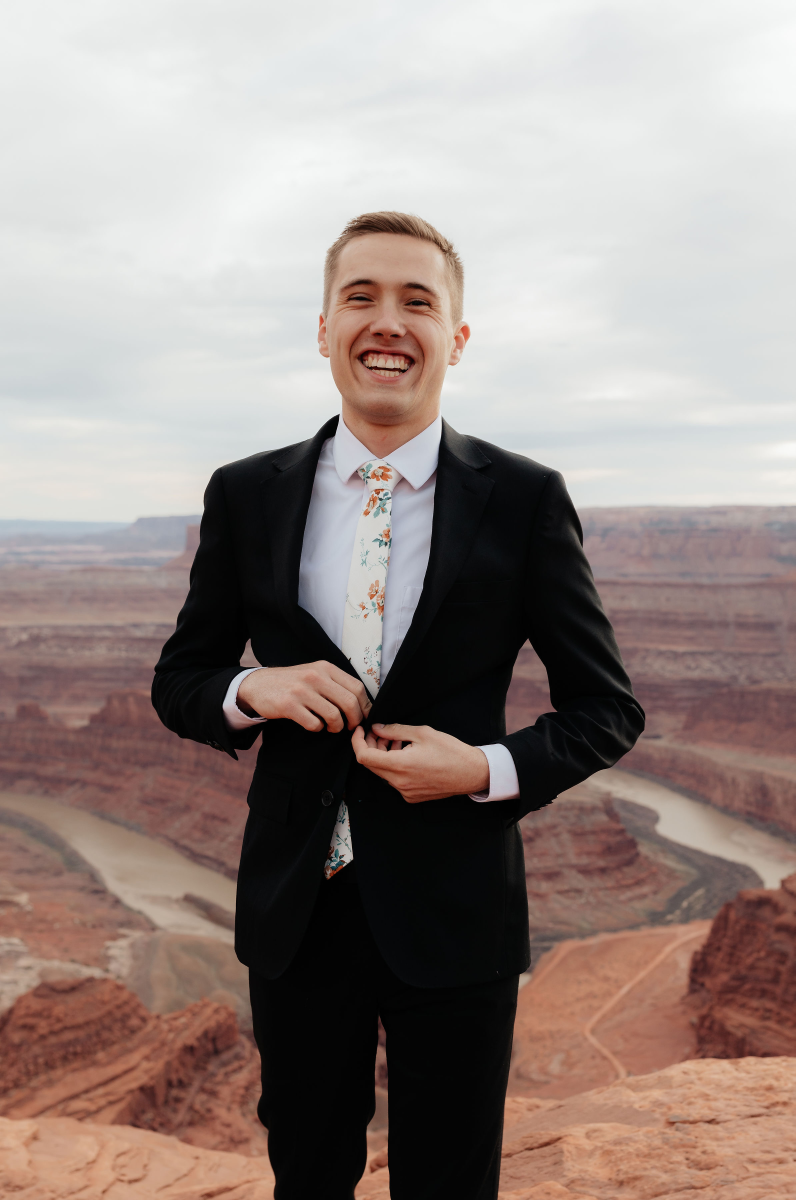
#> input picture example.jpg, 2386 x 3600 px (shown at 1/3 size)
$ python face_detection.py
#> lines starting #> are read from the running program, lines starting #| are printed output that depends on the picture; after the words box and inside, x2 and y2 are one past the last pixel; in counts of white or black regions, pixels touching at a corner belong together
import cv2

# Load Haar Cascades
face_classifier = cv2.CascadeClassifier('haarcascade_frontalface_default.xml')
eye_classifier = cv2.CascadeClassifier('haarcascade_eye.xml')

# Load and process image if able
image = cv2.imread('example.jpg')
#> image is the input picture: shape (3600, 2386, 3); mean B, G, R 132.7, 137.5, 151.4
if image is None:
    print("Error loading image")
else:
    image_grey = cv2.cvtColor(image, cv2.COLOR_BGR2GRAY)
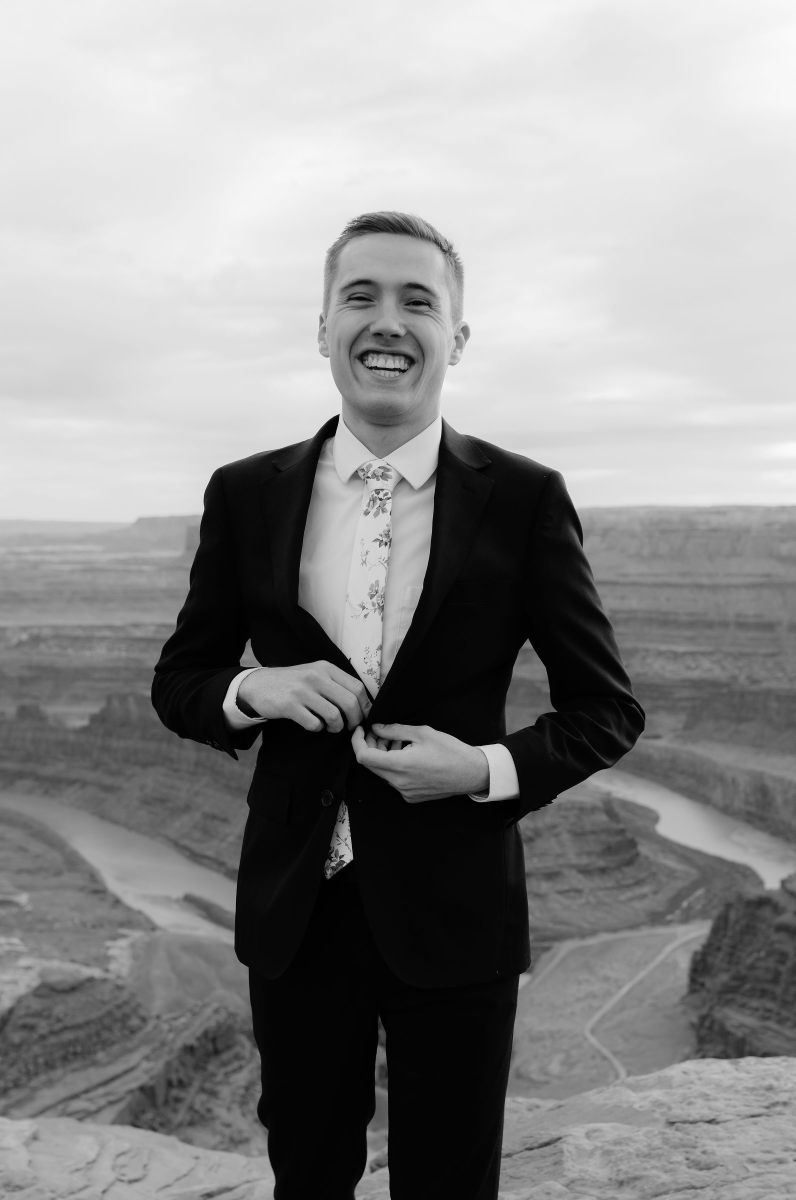
#> image_grey: shape (3600, 2386) (shown at 1/3 size); min 0, max 255, mean 141.1

    # Detects faces
    faces = face_classifier.detectMultiScale(image_grey, 1.1, 35)
#> faces = [[930, 722, 457, 457]]

    for (x,y,w,h) in faces:
        # Creates a rectangle around the face
        cv2.rectangle(image, (x,y), (x+w, y+h), (255, 255, 0), 2)

        # Narrows computational focus to facial region
        face_grey = image_grey[y:y+h, x:x+w]
        face_color = image[y:y+h, x:x+w]

        # Finds eyes within facial region
        eyes = eye_classifier.detectMultiScale(face_grey, 1.1, 20)
        for (ex, ey, ew, eh) in eyes:
            # Creates a rectangle around the eyes
            cv2.rectangle(face_color, (ex, ey), (ex+ew, ey+eh), (0, 127, 255), 2)
#> this loop made 1 pass
#> (x, y, w, h, eyes) on pass 1: (930, 722, 457, 457, [[262, 133, 111, 111], [82, 106, 130, 130]])
#> pass 1, `face_grey = image_grey[y:y+h, x:x+w]`:
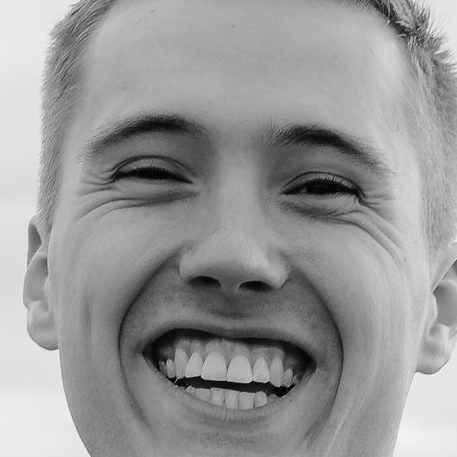
#> face_grey: shape (457, 457); min 0, max 253, mean 151.8
#> pass 1, `face_color = image[y:y+h, x:x+w]`:
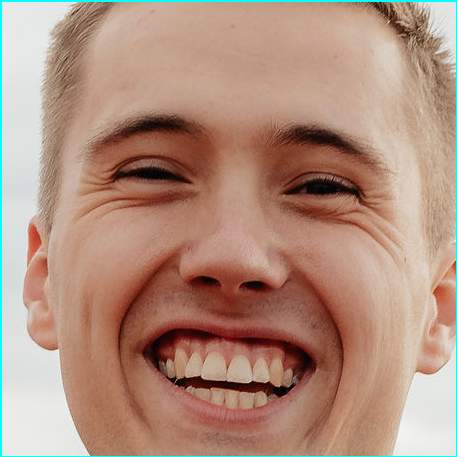
#> face_color: shape (457, 457, 3); mean B, G, R 126.2, 143.4, 177.3
#> after the loop:
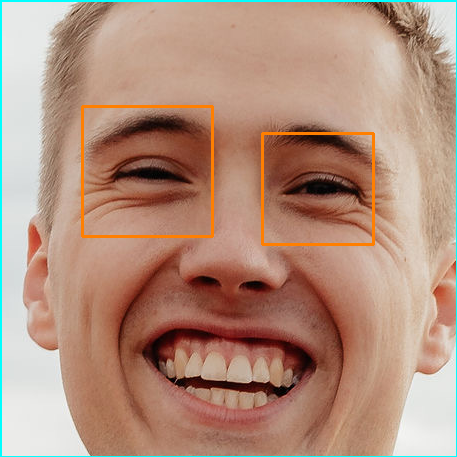
#> face_color: shape (457, 457, 3); 1.38% of pixels changed, all inside (x1, y1, x2, y2) = (81, 105, 375, 246)


    scale_percent = 30
    width = int(image.shape[1] * scale_percent / 100)
#> width = 715
    height = int(image.shape[0] * scale_percent / 100)
#> height = 1080
    dim = (width, height)
#> dim = (715, 1080)

    resized_image = cv2.resize(image, dim, interpolation=cv2.INTER_AREA)
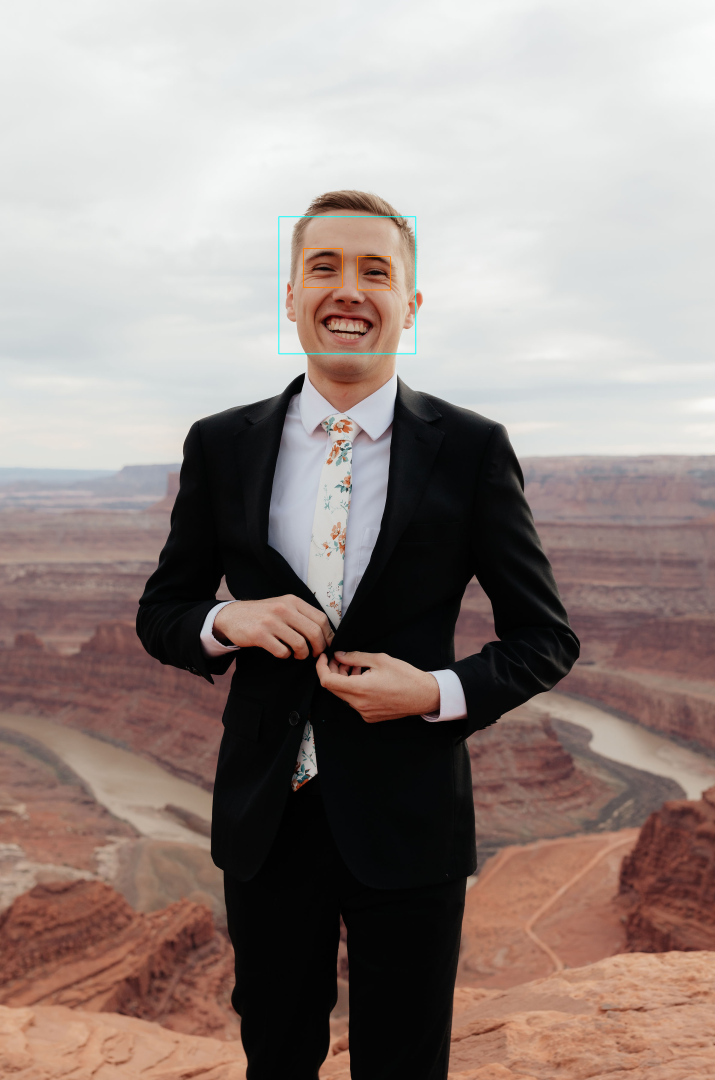
#> resized_image: shape (1080, 715, 3); mean B, G, R 132.7, 137.6, 151.3

    # Displays result
    cv2.imshow('img', resized_image)
    cv2.waitKey()
    cv2.destroyAllWindows()
